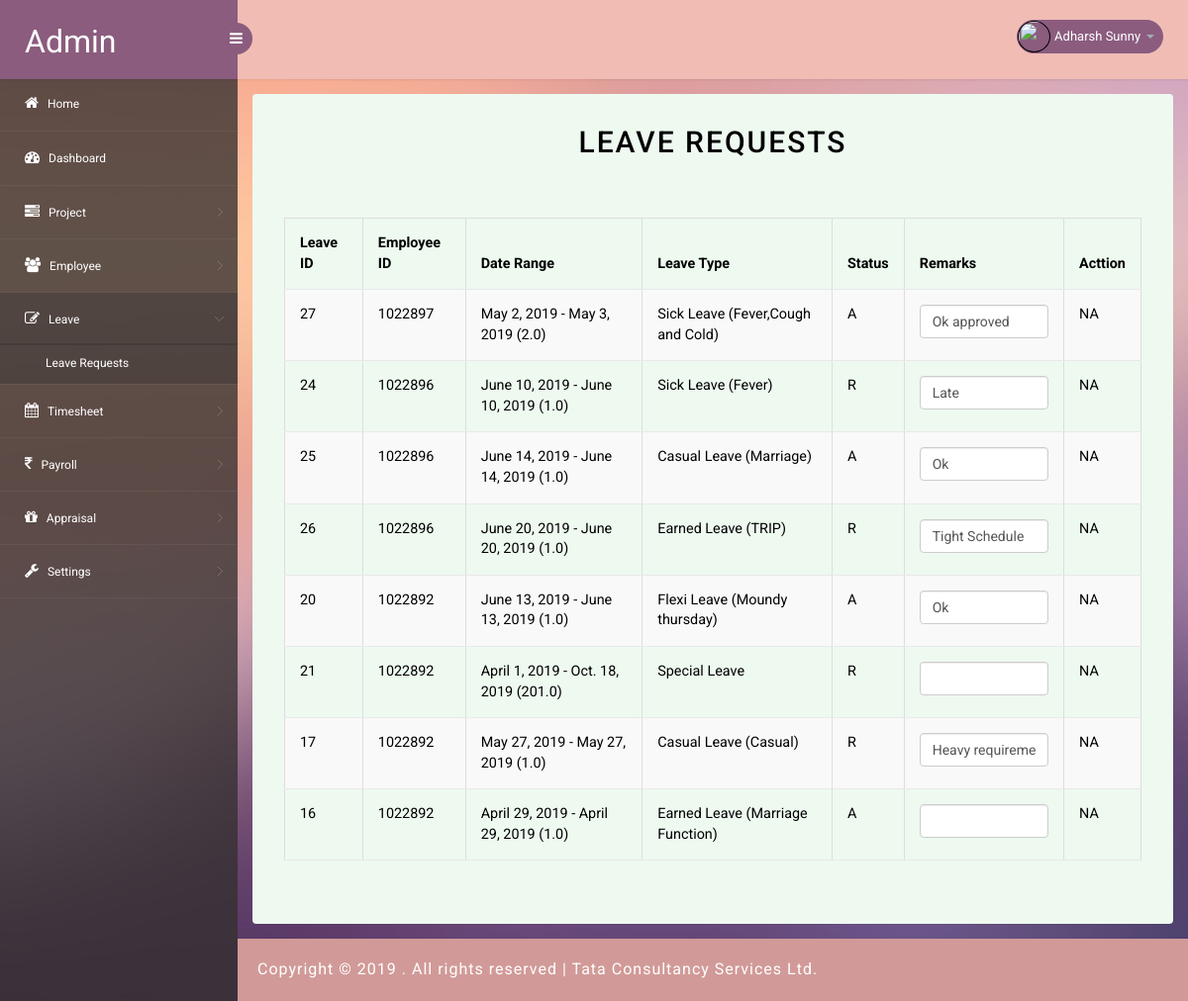
Page /ultimatix/leaverequest/ (signed in) on the earlier database version.
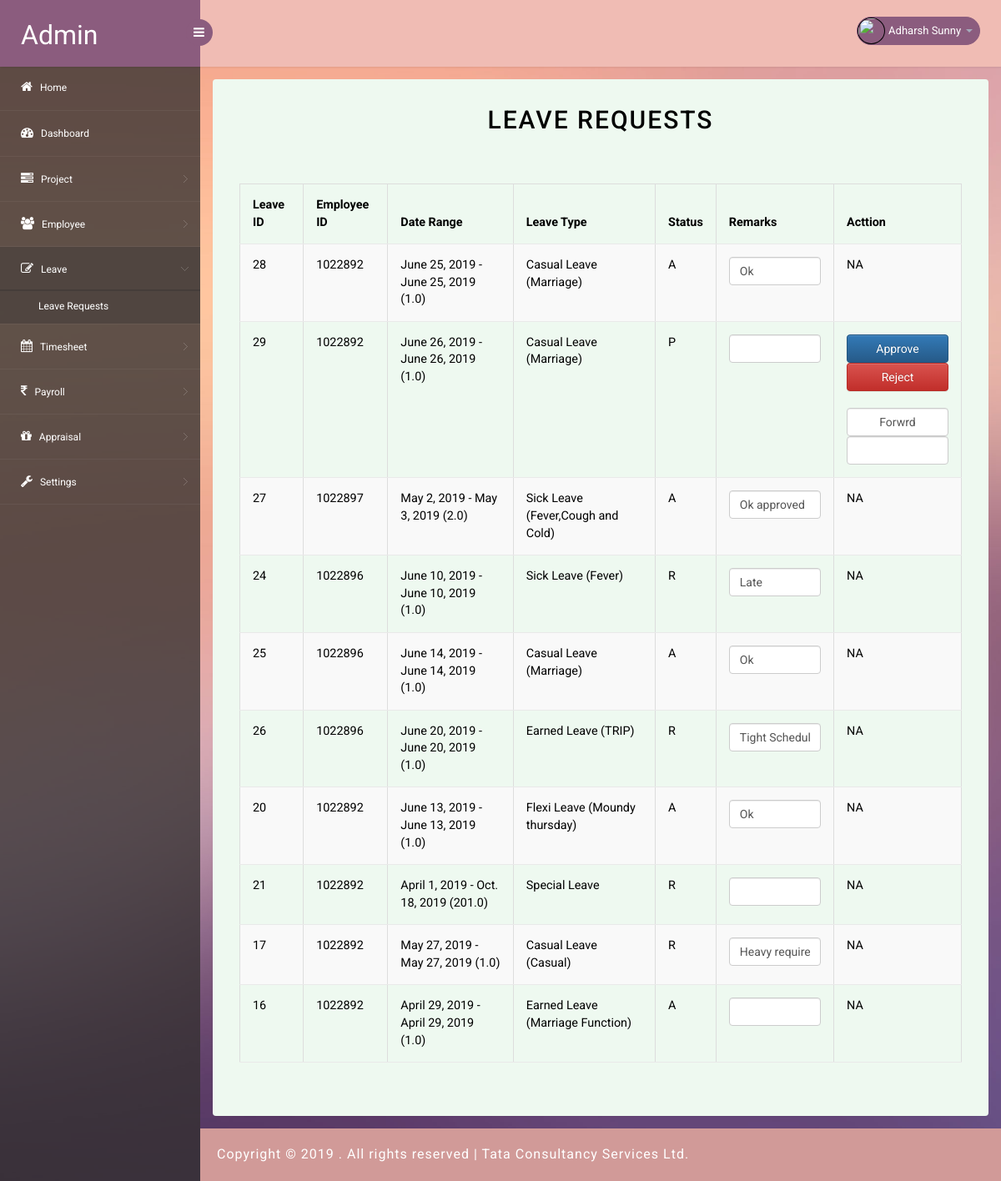
Same page on the later database version.
### ultimatix/models.py (models this page shows, shortened)
class Leave(models.Model):
    lid=models.AutoField(primary_key=True)
    eid = models.ForeignKey(Employee, on_delete=models.CASCADE)
    sdate=models.DateField(null=True,blank=True)
    edate=models.DateField(null=True,blank=True)
    nof=models.FloatField(null=True,blank=True)
    ltype=models.IntegerField(null=True,blank=True)
    status=models.CharField(max_length=1,null=True,blank=True)
    desc=models.CharField(max_length=150,null=True,blank=True)
    reqdate=models.DateField(null=True,blank=True)
    remarks=models.CharField(max_length=150,null=True,blank=True)
    queueid=models.CharField(max_length=150,null=True,blank=True)
    updtby=models.CharField(max_length=150,null=True,blank=True)

class Employee(models.Model):
    e_id=models.AutoField(primary_key=True)
    e_fname=models.CharField(max_length=50)
    e_lname=models.CharField(max_length=50,null=True,blank=True)
    e_sname=models.CharField(max_length=50,null=True,blank=True)
    e_dob=models.DateField(null=True,blank=True)
    e_bgroup=models.CharField(max_length=3,null=True,blank=True)
    e_mstatus=models.CharField(max_length=1,null=True,blank=True)
    e_nationality=models.CharField(max_length=50,null=True,blank=True)
    e_disb=models.CharField(max_length=1,null=True,blank=True)
    e_gender=models.CharField(max_length=1,null=True,blank=True)
    e_paddr1=models.CharField(max_length=50,null=True,blank=True)
    e_paddr2=models.CharField(max_length=50,null=True,blank=True)
    e_paddr3=models.CharField(max_length=50,null=True,blank=True)
    e_caddr1=models.CharField(max_length=50,null=True,blank=True)
    e_caddr2=models.CharField(max_length=50,null=True,blank=True)
    e_caddr3=models.CharField(max_length=50,null=True,blank=True)
    e_email=models.CharField(max_length=100,null=True,blank=True)
    e_mnumber=models.IntegerField(null=True,blank=True)
    e_doj=models.DateField(null=True,blank=True)
    e_qfn=models.CharField(max_length=50,null=True,blank=True)
    e_prev_exp=models.FloatField(null=True,blank=True)
    e_prev_cmp=models.CharField(max_length=50,null=True,blank=True)
    e_cl=models.FloatField(null=True,blank=True)
    e_sl=models.FloatField(null=True,blank=True)
    e_el=models.FloatField(null=True,blank=True)
    e_fl=models.FloatField(null=True,blank=True)
    e_status=models.CharField(max_length=1)
    e_pwd=models.CharField(max_length=100)
    e_img=models.ImageField(upload_to='img/employee/',default='img/employee/user.png')
    def __str__(self):
        return str(self.e_id)

### ultimatix/views.py (the view)
# urls.py: path('ultimatix/leaverequest/',views.leave_request,name="leave_request"),
def leave_request(request):
    if request.method=='POST':
        logged_in = request.session['eid']
        if request.POST.get('submit'):
            lid=request.POST.get('submit')
            rem=request.POST.get(request.POST.get('submit')+"_remarks")
            print('remarks :'+rem)
            Leave.objects.filter(lid=lid).update(status='A',updtby=logged_in,remarks=rem)
            user = Employee.objects.get(e_id=logged_in)
            lreqobj = Leave.objects.filter(queueid=logged_in).order_by('-reqdate')
            return render(request, 'ultimatix/leaverequest.html', {'user': user,'lreqobj':lreqobj,'success':' Data saved successfully !'})
        elif request.POST.get('cancel'):
            lid = request.POST.get('cancel')
            rem = request.POST.get(request.POST.get('cancel') + "_remarks")
            nof=float(Leave.objects.get(lid=lid).nof)
            ltype=Leave.objects.get(lid=lid).ltype
            eid=Leave.objects.get(lid=lid).eid_id
            r=-1.0
            if ltype == 0:
                r = (Employee.objects.get(e_id=eid).e_cl) + nof
                Employee.objects.filter(e_id=eid).update(e_cl=r)
            elif ltype == 1:
                r = (Employee.objects.get(e_id=eid).e_sl) + nof
                Employee.objects.filter(e_id=eid).update(e_sl=r)
            elif ltype == 2:
                r = (Employee.objects.get(e_id=eid).e_el) + nof
                Employee.objects.filter(e_id=eid).update(e_el=r)
            elif ltype == 3:
                r = (Employee.objects.get(e_id=eid).e_fl) + nof
                Employee.objects.filter(e_id=eid).update(e_fl=r)
            Leave.objects.filter(lid=lid).update(status='R', updtby=logged_in,remarks=rem)
            print('remarks :' + rem)
            user = Employee.objects.get(e_id=logged_in)
            lreqobj = Leave.objects.filter(queueid=logged_in).order_by('-reqdate')
            return render(request, 'ultimatix/leaverequest.html', {'user': user,'lreqobj':lreqobj,'success':' Data saved successfully !'})
        elif request.POST.get('fwd'):
            logged_in = request.session['eid']
            user = Employee.objects.get(e_id=logged_in)
            lreqobj = Leave.objects.filter(queueid=logged_in).order_by('-reqdate')
            lid=request.POST.get('fwd')
            fwdto=str(request.POST.get(request.POST.get('fwd')+"_fwdto"))
            print('fwdto : '+fwdto)
            if fwdto=="":
                return render(request, 'ultimatix/leaverequest.html', {'user': user, 'lreqobj': lreqobj,'error':'Please enter employee id'})
            else:
                ob=Employee.objects.filter(e_id=fwdto,e_status='Y')
                if not ob:
                    return render(request, 'ultimatix/leaverequest.html',
                                  {'user': user, 'lreqobj': lreqobj, 'error': 'Please enter a valid employee id'})
                else:
                    ownid=Leave.objects.get(lid=lid).eid_id
                    if(str(fwdto)==str(ownid)):
                        return render(request, 'ultimatix/leaverequest.html',
                                      {'user': user, 'lreqobj': lreqobj, 'error': ' Invalid Employee !'})
                    else:
                        lid = request.POST.get('fwd')
                        rem=request.POST.get(request.POST.get('fwd') + "_remarks")
                        queueid=fwdto
                        Leave.objects.filter(lid=lid).update(queueid=queueid,updtby=logged_in,
                                                             remarks=rem)
                        return render(request, 'ultimatix/leaverequest.html',
                                      {'user': user, 'lreqobj': lreqobj, 'success': ' Data saved successfully !'})
    else:
        try:
            logged_in = request.session['eid']
        except:
            logged_in = False
        if logged_in:
            user = Employee.objects.get(e_id=logged_in)
            lreqobj=Leave.objects.filter().order_by('-reqdate')
            return render(request, 'ultimatix/leaverequest.html', {'user': user,'lreqobj':lreqobj})
        else:
            request.session['eid'] = None
            return redirect('ultimatix:show_login')

### templates/ultimatix/leaverequest.html (shortened to what this page needs)
{% extends 'ultimatix/admin/adminbase.html'%}
{%block body %}
<h2 class="w3ls_head">Leave Requests</h2>
<div class="grid_3 grid_4 w3layouts">
    <div class="bs-example">
        <form action="" method="post">
        <table id="example" class="table table-striped table-bordered" style="width:100%">
        <thead>
            <tr>
                <th style="color:black;">Leave ID</th>
                <th style="color:black;">Employee ID</th>
                <th style="color:black;">Date Range</th>
                <th style="color:black;">Leave Type</th>
                <th style="color:black;">Status</th>
                <th style="color:black;">Remarks</th>
                <th style="color:black;">Acttion</th>
            </tr>
        </thead>
        <tbody>
            {% for l in lreqobj %}
            <tr>
                <td style="color:black;">{{l.lid}}</a></td>
                <td style="color:black;">{{l.eid}}</td>
                <td style="color:black;">{{l.sdate}} - {{l.edate}} ({{l.nof}}) </td>
                {% if l.ltype == 0 %}
                <td style="color:black;">Casual Leave ({{l.desc}})</td>
                {% elif l.ltype == 1 %}
                <td style="color:black;">Sick Leave ({{l.desc}})</td>
                {% elif l.ltype == 2 %}
                <td style="color:black;">Earned Leave ({{l.desc}})</td>
                {% elif l.ltype == 3 %}
                <td style="color:black;">Flexi Leave ({{l.desc}})</td>
                {%else%}
                <td style="color:black;">Special Leave</td>
                {% endif %}
                <td style="color:black;">{{l.status}}</td>
                {% if l.remarks %}
                <td style="color:black;"><input type="text" class="form-control" name="{{l.lid}}_remarks"  value="{{l.remarks}}"></td>
                {% else %}
                <td style="color:black;"><input type="text" class="form-control" name="{{l.lid}}_remarks" value=""></td>
                {%endif%}
                <td style="color:black;">
                    {% if l.status == 'P' %}
                    <button type="submit" class="btn btn-primary form-control" name="submit" value="{{l.lid}}">Approve</button>
                    <button type="submit" class="btn btn-danger form-control" name="cancel" value="{{l.lid}}">Reject</button><br><br>
                    <button type="submit" class="form-control" name="fwd" id="fwd" value="{{l.lid}}">Forwrd</button>
                    <input type="number" class="form-control" name="{{l.lid}}_fwdto">
                    {% else %}
                    NA
                    {%endif%}
                </td>
            </tr>
            {%endfor%}
        </tbody>
    </table>
        </form>
    </div>
</div>
{%endblock%}

### templates/ultimatix/admin/adminbase.html (shortened to what this page needs)
<!DOCTYPE html>
{% load static %}
<head>
<link rel="stylesheet" href="https://maxcdn.bootstrapcdn.com/bootstrap/3.3.7/css/bootstrap.min.css">
<link rel="stylesheet" href="https://maxcdn.bootstrapcdn.com/bootstrap/3.3.7/css/bootstrap-theme.min.css">
<link href="{% static 'ultimatix/web/css/style.css'%}" rel='stylesheet' type='text/css' />
<link href="{% static 'ultimatix/web/css/style-responsive.css'%}" rel="stylesheet"/>
<link rel="stylesheet" href="{% static 'ultimatix/web/css/font.css'%}" type="text/css"/>
<link href="{% static 'ultimatix/web/css/font-awesome.css'%}" rel="stylesheet">
<link rel="stylesheet" href="{% static 'ultimatix/web/css/morris.css'%}" type="text/css"/>
<link rel="stylesheet" href="{% static 'ultimatix/web/css/monthly.css'%}">
</head>
<body>
<section id="container">
<header class="header fixed-top clearfix">
<div class="brand">
    <a href="#" class="logo">
        Admin
    </a>
    <div class="sidebar-toggle-box">
        <div class="fa fa-bars"></div>
    </div>
</div>
<div class="top-nav clearfix">
    <ul class="nav pull-right top-menu">
        <li class="dropdown">
            <a data-toggle="dropdown" class="dropdown-toggle" href="#">
                <img id="user_img" alt="" width="32" height="32" src="{% static 'ultimatix/web/images/user.png'%}" style="border-style:solid;border-width:1px;border-color: black">
                <span class="username" id="username">John Doe</span>
                <b class="caret"></b>
            </a>
        </li>
    </ul>
</div>
</header>
<aside>
    <div id="sidebar" class="nav-collapse">
        <div class="leftside-navigation">
            <ul class="sidebar-menu" id="nav-accordion">
                <li>
                    <a id="home" href="{% url 'ultimatix:home_view'%}">
                        <i class="fa fa-home"></i>
                        <span>Home</span>
                    </a>
                </li>
                <li>
                    <a id="dashboard" href="{% url 'ultimatix:admindashboard'%}">
                        <i class="fa fa-dashboard"></i>
                        <span>Dashboard</span>
                    </a>
                </li>
                <li class="sub-menu">
                    <a id="project" href="javascript:;">
                        <i class="fa fa-tasks"></i>
                        <span>Project</span>
                    </a>
                </li>
                <li class="sub-menu">
                    <a id="emp" href="javascript:;">
                        <i class="fa  fa-users"></i>
                        <span>Employee</span>
                    </a>
                </li>
                <li class="sub-menu">
                    <a href="javascript:;" id="leave">
                        <i class=" fa fa-edit"></i>
                        <span>Leave</span>
                    </a>
                    <ul class="sub">
                        <li><a id="leaverequest" href="{% url 'ultimatix:leave_request'%}">Leave Requests</a></li>
                    </ul>
                </li>
                <li class="sub-menu">
                    <a id="attendance" href="javascript:;">
                        <i class=" fa fa-calendar"></i>
                        <span>Timesheet</span>
                    </a>
                </li>
                <li class="sub-menu">
                    <a id="pslip" href="javascript:;">
                        <i class="fa fa-inr"></i>
                        <span>Payroll </span>
                    </a>
                </li>
                <li class="sub-menu">
                <a id="appraisal" href="javascript:;">
                    <i class=" fa fa-gift"></i>
                    <span>Appraisal</span>
                </a>
                </li>
                <li class="sub-menu">
                    <a id="settings" href="javascript:;">
                        <i class="fa fa-wrench"></i>
                        <span>Settings</span>
                    </a>
                </li>
            </ul>            </div>
    </div>
</aside>
<section id="main-content">
	<section class="wrapper">
        <div class="typo-agile">
            {%block body %}
            {% endblock %}
        </div>
</section>
		  <div class="footer">
			<div class="wthree-copyright">
                <p>Copyright © 2019 . All rights reserved | Tata Consultancy Services Ltd.</p>
			</div>
		  </div>
</section>
</section>
</body>
</html>

Differences in the rows shown:
added Leave: lid "28", eid "1022892", sdate "June 25, 2019", edate "June 25, 2019", nof "1.0", desc "Marriage", status "A", remarks "Ok", shows "NA"
added Leave: lid "29", eid "1022892", sdate "June 26, 2019", edate "June 26, 2019", nof "1.0", desc "Marriage", status "P"
